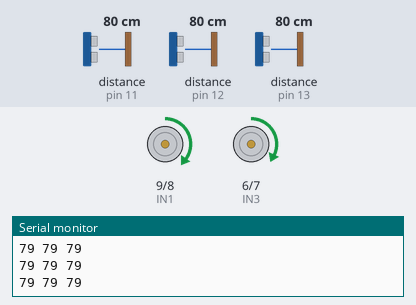
The sketch below on a simulated Arduino Uno, built with avr-gcc and run on an emulated ATmega328P. Parts: motor-driver pin pairs drawn as motors (green arrow = first pin HIGH = forward, orange = second pin HIGH = backward, longer = more drive, scaled by the enable pin), the last lines printed to the serial monitor. Inputs (shaded band) come from the test bench; at power-on: distance to the obstacle (sensors on pin 11, pin 12, pin 13) 80 cm. The echo pulse lasts 58.3 µs per cm.

Above: at 1.2 s.
1.3 s: distance to the obstacle (sensor on pin 11) set to 2 cm
At 2.1 s:
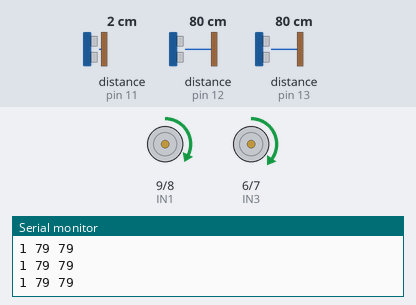
2.9 s: distance to the obstacle (sensor on pin 12) set to 13 cm
4.4 s: distance to the obstacle (sensor on pin 12) set to 10 cm
At 5.3 s:
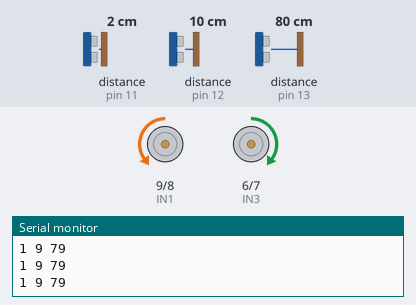
6.0 s: distance to the obstacle (sensor on pin 12) set to 18 cm
At 6.7 s:
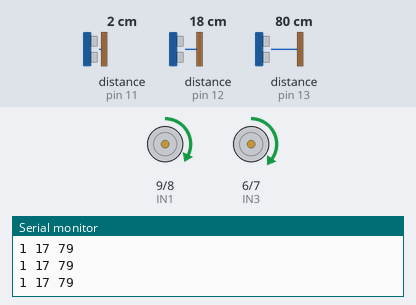
7.5 s: distance to the obstacle (sensor on pin 13) set to 2 cm
At 8.4 s:
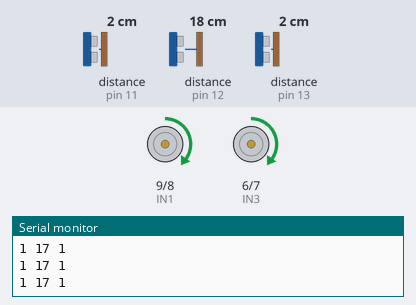
Timing chart, 0 to 10.0 s (numbered marks = the images above; inputs shaded):
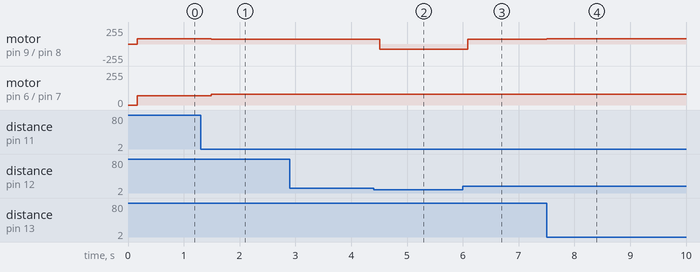

The sketch:

Wall_without_library.ino
```cpp
#include <PID_v1.h>
#include <NewPing.h>


#define ENA 10
#define IN1 9
#define IN2 8
#define IN3 6
#define IN4 7
#define ENB 5
#define t_ult 3
#define l_ult 11
#define f_ult 12
#define r_ult 13
int pwm = 80;
long l_dur, f_dur, r_dur;
int l_dist, f_dist, r_dist;

void moveForward(){
  digitalWrite(IN1, HIGH);
  digitalWrite(IN2, LOW);
  analogWrite(ENA, pwm);
  digitalWrite(IN3, HIGH);
  digitalWrite(IN4, LOW);
  analogWrite(ENB, pwm);
}

void turnLeft(){
  digitalWrite(IN1, HIGH);
  digitalWrite(IN2, LOW);
  analogWrite(ENA, pwm);
  digitalWrite(IN3, LOW);
  digitalWrite(IN4, HIGH);
  analogWrite(ENB, pwm);
}

void turnRight(){
  digitalWrite(IN1, LOW);
  digitalWrite(IN2, HIGH);
  analogWrite(ENA, pwm);
  digitalWrite(IN3, HIGH);
  digitalWrite(IN4, LOW);
  analogWrite(ENB, pwm);
}

void turnFRight(){
  digitalWrite(IN1, HIGH);
  digitalWrite(IN2, LOW);
  analogWrite(ENA, pwm-10);
  digitalWrite(IN3, HIGH);
  digitalWrite(IN4, LOW);
  analogWrite(ENB, pwm);
}

void turnFLeft(){
  digitalWrite(IN1, HIGH);
  digitalWrite(IN2, LOW);
  analogWrite(ENA, pwm);
  digitalWrite(IN3, HIGH);
  digitalWrite(IN4, LOW);
  analogWrite(ENB, pwm-10);
}

void Stop(){
  digitalWrite(IN1, LOW);
  digitalWrite(IN2, LOW);
  analogWrite(ENA, 0);
  digitalWrite(IN3, LOW);
  digitalWrite(IN4, LOW);
  analogWrite(ENB, 0);
}

void readUlt(){
  delay(50);
  digitalWrite(t_ult, LOW);
  delayMicroseconds(2);
  digitalWrite(t_ult, HIGH);
  delayMicroseconds(10);
  digitalWrite(t_ult, LOW);
  l_dur = pulseIn(l_ult, HIGH);
  l_dist = l_dur * 0.0343 / 2;
  delay(50);
  digitalWrite(t_ult, LOW);
  delayMicroseconds(2);
  digitalWrite(t_ult, HIGH);
  delayMicroseconds(10);
  digitalWrite(t_ult, LOW);
  f_dur = pulseIn(f_ult, HIGH);
  f_dist = f_dur * 0.0343 / 2;
  delay(50);
  digitalWrite(t_ult, LOW);
  delayMicroseconds(2);
  digitalWrite(t_ult, HIGH);
  delayMicroseconds(10);
  digitalWrite(t_ult, LOW);
  r_dur = pulseIn(r_ult, HIGH);
  r_dist = r_dur * 0.0343 / 2;
}

void setup() {
  // put your setup code here, to run once:
  pinMode(IN1, OUTPUT);
  pinMode(IN2, OUTPUT);
  pinMode(IN3, OUTPUT);
  pinMode(IN4, OUTPUT);
  pinMode(ENA, OUTPUT);
  pinMode(ENB, OUTPUT);
  pinMode(t_ult, OUTPUT);
  pinMode(l_ult, INPUT);
  pinMode(f_ult, INPUT);
  pinMode(r_ult, INPUT);
  Serial.begin(9600);
}

void loop() {
  readUlt();
  if (f_dist <= 10){
    if (l_dist < r_dist && l_dist < 10){
      turnRight();
    }
    else if (l_dist > r_dist && r_dist < 10){
      turnLeft();
    }
  }
  else {
    if (l_dist > 10){
      turnFLeft();
    }
    else if (r_dist > 10){
      turnFRight();
    }
    else{
      moveForward();
    }
  }
  Serial.print(l_dist);
  Serial.print(" ");
  Serial.print(f_dist);
  Serial.print(" ");
  Serial.println(r_dist);
}
```

Measured:
- the behaviour switches between 12 and 11 cm on distance to the obstacle (sensor on pin 12) (found by bisection; images 1 and 2)
- after the input at 1.3 s, motor on pin 9 (IN1) / pin 8 (IN2): forward 80/255 → forward 70/255 after 0.19 s; motor on pin 6 (IN3) / pin 7 (IN4): forward 70/255 → forward 80/255 after 0.19 s
- after the input at 4.4 s, motor on pin 9 (IN1) / pin 8 (IN2): forward 70/255 → backward 80/255 after 0.12 s
- after the input at 6.0 s, motor on pin 9 (IN1) / pin 8 (IN2): backward 80/255 → forward 70/255 after 0.09 s
- after the input at 7.5 s, motor on pin 9 (IN1) / pin 8 (IN2): forward 70/255 → forward 80/255 at once
